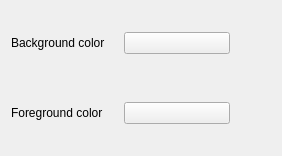
<?xml version="1.0" encoding="UTF-8"?>
<ui version="4.0">
 <class>prefs_colors</class>
 <widget class="QWidget" name="prefs_colors">
  <property name="geometry">
   <rect>
    <x>0</x>
    <y>0</y>
    <width>282</width>
    <height>156</height>
   </rect>
  </property>
  <layout class="QGridLayout">
   <item row="0" column="0">
    <widget class="QLabel" name="textLabel2_2">
     <property name="text">
      <string>Background color</string>
     </property>
     <property name="wordWrap">
      <bool>false</bool>
     </property>
    </widget>
   </item>
   <item row="0" column="1">
    <widget class="KColorButton" name="kcfg_bg_color">
     <property name="toolTip">
      <string>Choose a new background color</string>
     </property>
     <property name="whatsThis">
      <string>&lt;html&gt;&lt;head&gt;&lt;meta name=&quot;qrichtext&quot; content=&quot;1&quot; /&gt;&lt;style type=&quot;text/css&quot;&gt;
p, li { white-space: pre-wrap; }
&lt;/style&gt;&lt;/head&gt;&lt;body style=&quot; font-family:'DejaVu Serif'; font-size:9pt; font-weight:400; font-style:normal;&quot;&gt;
&lt;p style=&quot; margin-top:0px; margin-bottom:0px; margin-left:0px; margin-right:0px; -qt-block-indent:0; text-indent:0px;&quot;&gt;Change the &lt;span style=&quot; font-weight:600;&quot;&gt;background&lt;/span&gt; color by clicking here and choose the new &lt;span style=&quot; color:#ff0000;&quot;&gt;color&lt;/span&gt; in the &lt;span style=&quot; font-style:italic;&quot;&gt;color dialog&lt;/span&gt;.&lt;/p&gt;&lt;/body&gt;&lt;/html&gt;</string>
     </property>
     <property name="text">
      <string/>
     </property>
    </widget>
   </item>
   <item row="1" column="0">
    <widget class="QLabel" name="textLabel2">
     <property name="text">
      <string>Foreground color</string>
     </property>
     <property name="wordWrap">
      <bool>false</bool>
     </property>
    </widget>
   </item>
   <item row="1" column="1">
    <widget class="KColorButton" name="kcfg_fg_color">
     <property name="toolTip">
      <string>Choose a new foreground color</string>
     </property>
     <property name="whatsThis">
      <string>&lt;html&gt;&lt;head&gt;&lt;meta name=&quot;qrichtext&quot; content=&quot;1&quot; /&gt;&lt;style type=&quot;text/css&quot;&gt;
p, li { white-space: pre-wrap; }
&lt;/style&gt;&lt;/head&gt;&lt;body style=&quot; font-family:'DejaVu Serif'; font-size:9pt; font-weight:400; font-style:normal;&quot;&gt;
&lt;p style=&quot; margin-top:0px; margin-bottom:0px; margin-left:0px; margin-right:0px; -qt-block-indent:0; text-indent:0px;&quot;&gt;Change the &lt;span style=&quot; font-weight:600;&quot;&gt;foreground&lt;/span&gt; color by clicking here and choose the new &lt;span style=&quot; color:#ff0000;&quot;&gt;color&lt;/span&gt; in the &lt;span style=&quot; font-style:italic;&quot;&gt;color dialog&lt;/span&gt;.&lt;/p&gt;&lt;/body&gt;&lt;/html&gt;</string>
     </property>
     <property name="text">
      <string/>
     </property>
    </widget>
   </item>
   <item row="0" column="2">
    <spacer>
     <property name="orientation">
      <enum>Qt::Vertical</enum>
     </property>
     <property name="sizeType">
      <enum>QSizePolicy::Expanding</enum>
     </property>
     <property name="sizeHint" stdset="0">
      <size>
       <width>41</width>
       <height>20</height>
      </size>
     </property>
    </spacer>
   </item>
   <item row="1" column="2">
    <spacer>
     <property name="orientation">
      <enum>Qt::Vertical</enum>
     </property>
     <property name="sizeType">
      <enum>QSizePolicy::Expanding</enum>
     </property>
     <property name="sizeHint" stdset="0">
      <size>
       <width>41</width>
       <height>20</height>
      </size>
     </property>
    </spacer>
   </item>
  </layout>
 </widget>
 <customwidgets>
  <customwidget>
   <class>KColorButton</class>
   <extends>QPushButton</extends>
   <header>kcolorbutton.h</header>
  </customwidget>
 </customwidgets>
 <includes>
  <include location="local">kcolorbutton.h</include>
 </includes>
 <resources/>
 <connections/>
</ui>
